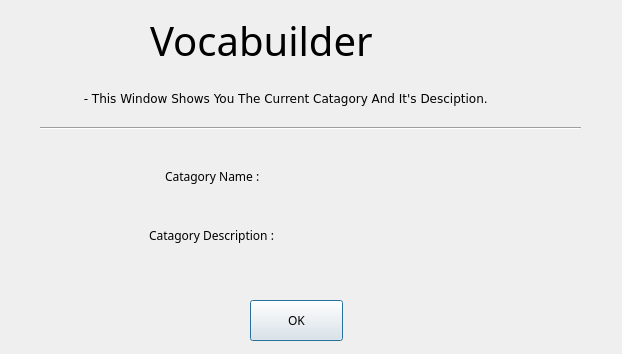
<?xml version="1.0" encoding="UTF-8"?>
<ui version="4.0">
 <class>Details</class>
 <widget class="QDialog" name="Details">
  <property name="geometry">
   <rect>
    <x>0</x>
    <y>0</y>
    <width>622</width>
    <height>354</height>
   </rect>
  </property>
  <property name="font">
   <font>
    <family>Myanmar Text</family>
   </font>
  </property>
  <property name="windowTitle">
   <string>Current Catagory Details</string>
  </property>
  <widget class="QLabel" name="details_label">
   <property name="geometry">
    <rect>
     <x>150</x>
     <y>10</y>
     <width>341</width>
     <height>61</height>
    </rect>
   </property>
   <property name="font">
    <font>
     <family>Nokia Standard Light</family>
     <pointsize>30</pointsize>
    </font>
   </property>
   <property name="text">
    <string>Vocabuilder</string>
   </property>
  </widget>
  <widget class="QWidget" name="gridLayoutWidget">
   <property name="geometry">
    <rect>
     <x>140</x>
     <y>150</y>
     <width>301</width>
     <height>111</height>
    </rect>
   </property>
   <layout class="QGridLayout" name="gridLayout">
    <item row="0" column="0" alignment="Qt::AlignHCenter">
     <widget class="QLabel" name="label">
      <property name="text">
       <string>Catagory Name : </string>
      </property>
     </widget>
    </item>
    <item row="0" column="1">
     <widget class="QLabel" name="details_cataname">
      <property name="styleSheet">
       <string notr="true">color:green
</string>
      </property>
      <property name="text">
       <string/>
      </property>
     </widget>
    </item>
    <item row="1" column="1">
     <widget class="QLabel" name="details_catadesc">
      <property name="styleSheet">
       <string notr="true">color:green
</string>
      </property>
      <property name="text">
       <string/>
      </property>
     </widget>
    </item>
    <item row="1" column="0" alignment="Qt::AlignHCenter">
     <widget class="QLabel" name="label_2">
      <property name="text">
       <string>Catagory Description : </string>
      </property>
     </widget>
    </item>
   </layout>
  </widget>
  <widget class="QPushButton" name="details_ok">
   <property name="geometry">
    <rect>
     <x>250</x>
     <y>300</y>
     <width>93</width>
     <height>41</height>
    </rect>
   </property>
   <property name="text">
    <string>OK</string>
   </property>
  </widget>
  <widget class="QLabel" name="label_5">
   <property name="geometry">
    <rect>
     <x>80</x>
     <y>90</y>
     <width>491</width>
     <height>16</height>
    </rect>
   </property>
   <property name="font">
    <font>
     <family>Verdana</family>
    </font>
   </property>
   <property name="text">
    <string> - This Window Shows You The Current Catagory And It's Desciption.</string>
   </property>
  </widget>
  <widget class="Line" name="line">
   <property name="geometry">
    <rect>
     <x>40</x>
     <y>120</y>
     <width>541</width>
     <height>16</height>
    </rect>
   </property>
   <property name="orientation">
    <enum>Qt::Horizontal</enum>
   </property>
  </widget>
 </widget>
 <resources/>
 <connections/>
</ui>
